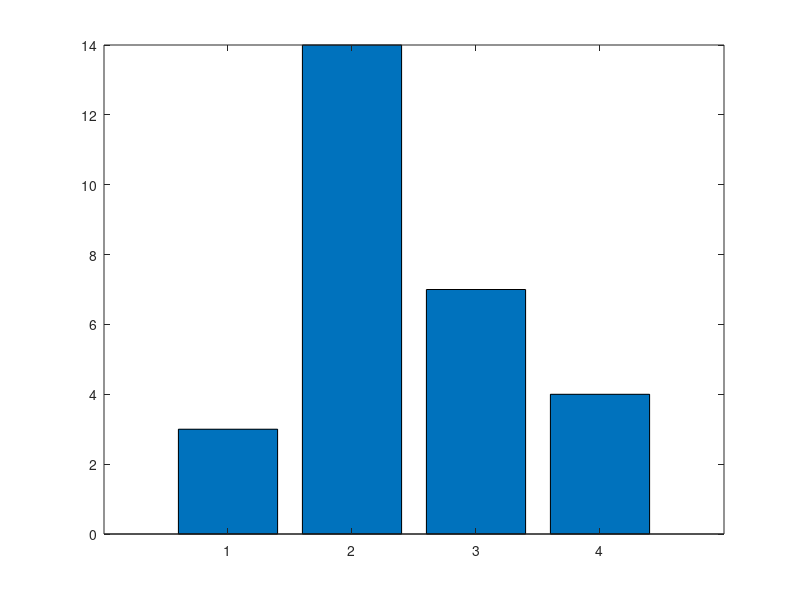
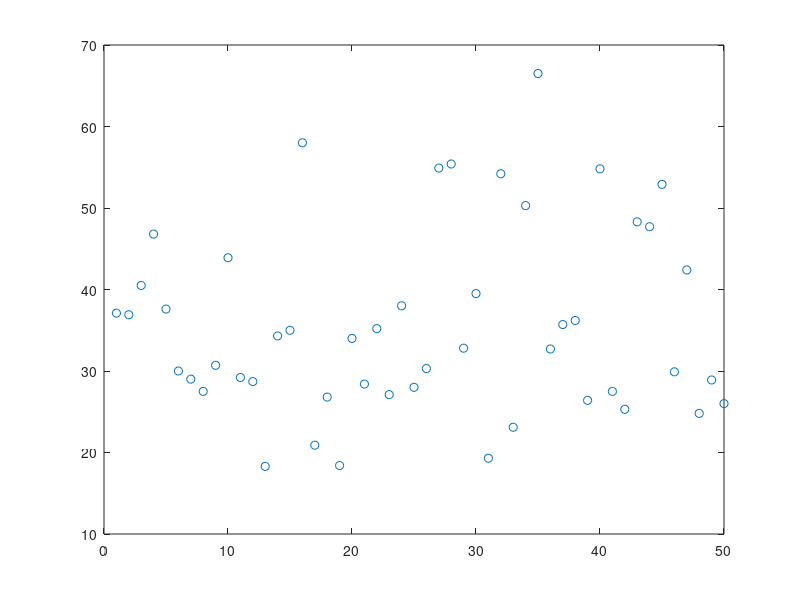
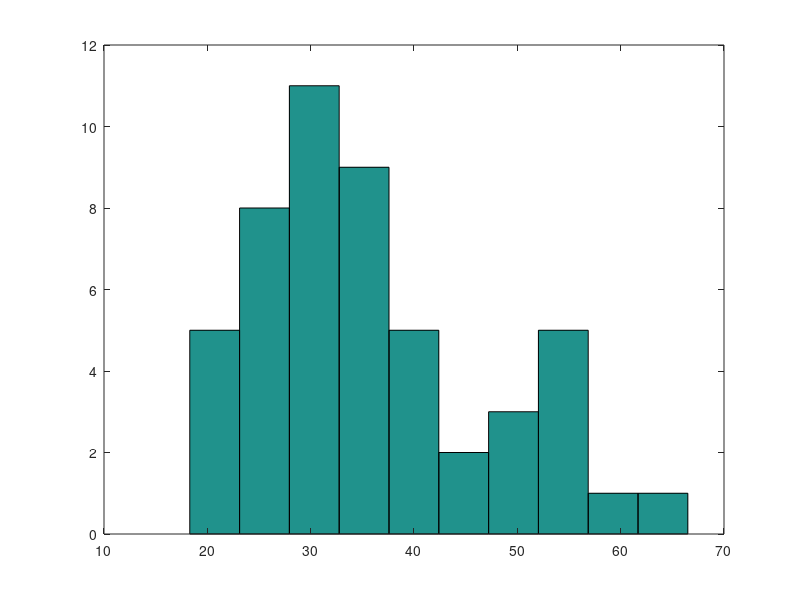
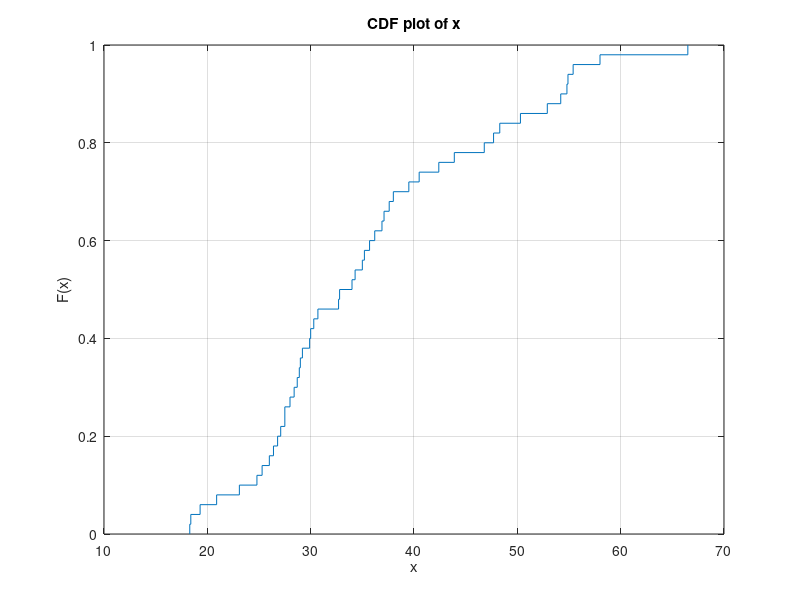

The MATLAB source for these figures, in order:
% plot categorical data
figure
n = [3 14 7 4];
bar(n);

% plot continuous data
figure
load Timber.dat
s = Timber(:,3);
plot(s,'o');

% plot histogram of data
figure
hist(s,10);


% plot cumulative frequency diagram
figure
cdfplot(s);


% plot quantile plot
figure
Ys = ([1:length(s)]-0.5)./length(s);
s1 = sort(s);
plot(s1,Ys);


% plot box plot
figure
boxplot(s);

% Plot data together
figure
E = Timber(:,5);
scatter(E,s,'o');

% Covariance
covarm = cov(E,s);

% Correlation coefficient
corrm = corrcoef(E,s);



